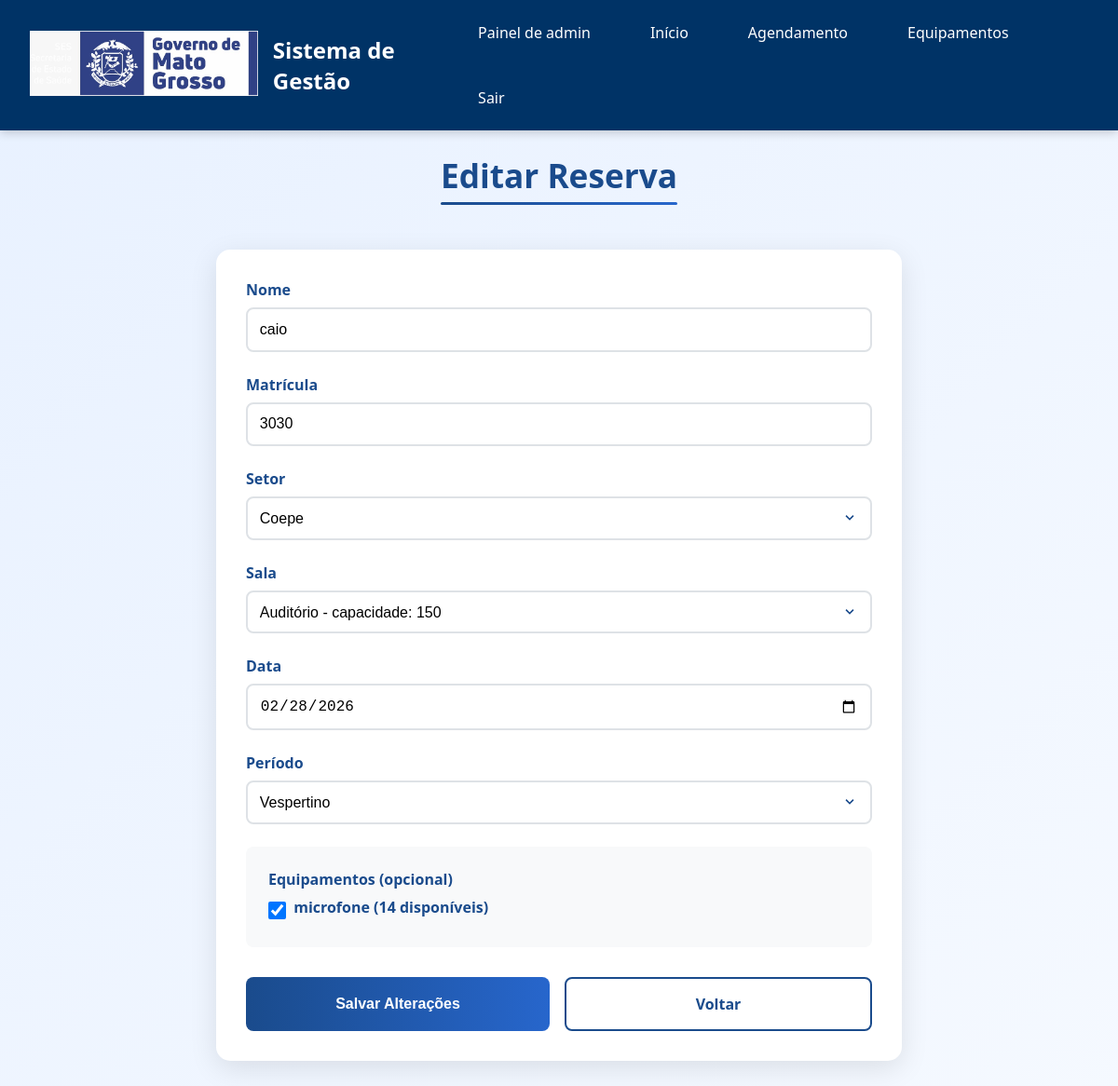
The page /editar/20 (signed in) on the database its author committed.
### tables this page shows
CREATE TABLE "Reservas" (
            id INTEGER PRIMARY KEY AUTOINCREMENT,
            nome TEXT NOT NULL,
            matricula TEXT NOT NULL,
            setor_id INTERGER NOT NULL ,
            sala_id INTEGER NOT NULL,
            data DATE NOT NULL,
            periodo TEXT NOT NULL CHECK(periodo IN ('matutino', 'vespertino', 'integral')),
            equipamentos TEXT, `user_id` INTEGER NOT NULL REFERENCES `Users`(`id`),
            FOREIGN KEY (setor_id) REFERENCES Setor(id) ON DELETE CASCADE,
            FOREIGN KEY (sala_id) REFERENCES Sala(id) ON DELETE CASCADE
        );

CREATE TABLE Equipamentos (
            id INTEGER PRIMARY KEY AUTOINCREMENT,
            nome TEXT NOT NULL,
            quantidade INTEGER NOT NULL
        );

### app.py (the view, shortened to what this page needs)
@app.route('/editar/<int:id>', methods=['GET', 'POST'])
@requer_cargo(['admin', 'cotead'])
def editar_reserva(id):
    conn = conectar()
    cursor = conn.cursor()
    cursor.execute('SELECT * FROM Reservas WHERE id = ?', (id,))
    reserva = cursor.fetchone()
    cursor.execute('SELECT * FROM Equipamentos')
    equipamentos = cursor.fetchall()
    conn.close()
    return render_template('editar_reserva.html', reserva=reserva, equipamentos=equipamentos)

### app.py (called while the page is built)
def requer_cargo(cargos_permitidos):
    def decorator(f):
        @wraps(f)
        def decorated_function(*args, **kwargs):
            if 'cargo' not in session:
                flash('Faça login para acessar esta página.', 'error')
                return redirect(url_for('login'))
            if session['cargo'] not in cargos_permitidos:
                flash('Você não tem permissão para acessar esta página.', 'error')
                return redirect(url_for('login'))
            return f(*args, **kwargs)
        return decorated_function
    return decorator

### database.py (called while the page is built)
def conectar():
    try:
        conn = sqlite3.connect(DATABASE, timeout=30.0)
        conn.execute('PRAGMA foreign_keys = ON')
        conn.execute('PRAGMA journal_mode = WAL')  # Melhor para concorrência
        conn.execute('PRAGMA synchronous = NORMAL')  # Melhor performance
        conn.execute('PRAGMA cache_size = 10000')  # Cache maior
        conn.execute('PRAGMA temp_store = MEMORY')  # Usar memória para temp
        return conn
    except Exception as e:
        print(f"Erro ao conectar com banco: {e}")
        conn = sqlite3.connect(':memory:')
        return conn

### templates/editar_reserva.html (shortened to what this page needs)
{% extends "base.html" %}
{% block content %}
    <div class="page-container" style="padding: 2rem; max-width: 800px; margin: 0 auto;">
        <div class="header">
            <h1>Editar Reserva</h1>
        </div>
        <div class="form-container">
            <form method="POST">
                <div class="form-group">
                    <label for="nome">Nome</label>
                    <input type="text" name="nome" id="nome" value="{{ reserva[1] }}" required>
                </div>
                <div class="form-group">
                    <label for="matricula">Matrícula</label>
                    <input type="number" name="matricula" id="matricula" value="{{ reserva[2] }}" required min="0">
                </div>
                <div class="form-group">
                    <label for="setor_id">Setor</label>
                    <select name="setor_id" id="setor_id" required>
                        <option value="1" {% if reserva[3] == 1 %}selected{% endif %}>Coepe</option>
                    </select>
                </div>
                <div class="form-group">
                    <label for="sala_id">Sala</label>
                    <select name="sala_id" id="sala_id" required>
                        <option value="9" {% if reserva[4] == 9 %}selected{% endif %}>Auditório - capacidade: 150</option>
                    </select>
                </div>
                <div class="form-group">
                    <label for="data">Data</label>
                    <input type="date" name="data" id="data" value="{{ reserva[5] }}" required max="31-12-9999">
                </div>
                <div class="form-group">
                    <label for="periodo">Período</label>
                    <select name="periodo" id="periodo" required>
                        <option value="vespertino" {% if reserva[6] == 'vespertino' %}selected{% endif %}>Vespertino</option>
                    </select>
                </div>
                <div class="form-group equipamentos-group">
                    <label>Equipamentos (opcional)</label>
                    <div class="checkbox-group">
                        {% set reserva_equip_list = (reserva[7] or '').split(', ') %}
                        {% for equipamento in equipamentos %}
                        <div class="checkbox-item">
                            <input type="checkbox" name="equipamentos" id="equip_{{ equipamento[0] }}" value="{{ equipamento[1] }}" {% if equipamento[1] in reserva_equip_list %}checked{% endif %}>
                            <label for="equip_{{ equipamento[0] }}">{{ equipamento[1] }} ({{ equipamento[2] }} disponíveis)</label>
                        </div>
                        {% endfor %}
                    </div>
                </div>
                <div class="button-group">
                    <button type="submit" class="btn btn-primary">Salvar Alterações</button>
                    <a href="{{ url_for('index') }}" class="btn btn-secondary">Voltar</a>
                </div>
            </form>
        </div>
    </div>
{% endblock %}

### templates/editar_reserva.html (style rules this page uses)
:root { --primary-blue: #1a4b8c; --secondary-blue: #2766cc; --light-blue: #e8f1ff; --hover-blue: #0056b3; --white: #ffffff; --gray-light: #f8f9fa; --gray-border: #dee2e6; --error-red: #dc3545; --error-light: #f8d7da; }
* { margin: 0; padding: 0; box-sizing: border-box; }
body { font-family: 'Segoe UI', Arial, sans-serif; background: linear-gradient(135deg, var(--light-blue) 0%, #f5f9ff 100%); min-height: 100vh; padding: 2rem; color: #2c3e50; }
.page-container { max-width: 800px; margin: 0 auto; }
.header { text-align: center; margin-bottom: 2rem; }
h1 { color: var(--primary-blue); font-size: 2.2rem; margin-bottom: 1rem; position: relative; display: inline-block; padding-bottom: 0.5rem; }
h1::after { content: ''; position: absolute; bottom: 0; left: 0; width: 100%; height: 3px; background: linear-gradient(to right, var(--primary-blue), var(--secondary-blue)); border-radius: 2px; }
.form-container { background: var(--white); padding: 2rem; border-radius: 15px; box-shadow: 0 8px 30px rgba(0, 0, 0, 0.1); }
.form-group { margin-bottom: 1.5rem; }
label { display: block; color: var(--primary-blue); font-weight: 600; margin-bottom: 0.5rem; font-size: 1rem; }
input[type="text"], input[type="number"], input[type="date"], select { width: 100%; padding: 0.8rem; border: 2px solid var(--gray-border); border-radius: 8px; font-size: 1rem; transition: all 0.3s ease; background-color: var(--white); }
.equipamentos-group { background: var(--gray-light); padding: 1.5rem; border-radius: 8px; margin-top: 1rem; }
.checkbox-group { display: flex; gap: 2rem; flex-wrap: wrap; margin-top: 0.5rem; }
.checkbox-item { display: flex; align-items: center; gap: 0.5rem; }
input[type="checkbox"] { width: 1.2rem; height: 1.2rem; cursor: pointer; }
.button-group { display: flex; gap: 1rem; margin-top: 2rem; }
.btn { padding: 1rem 2rem; border: none; border-radius: 8px; font-size: 1rem; font-weight: 600; cursor: pointer; transition: all 0.3s ease; text-align: center; text-decoration: none; flex: 1; }
.btn-primary { background: linear-gradient(to right, var(--primary-blue), var(--secondary-blue)); color: var(--white); }
.btn-secondary { background: var(--white); color: var(--primary-blue); border: 2px solid var(--primary-blue); }
select { appearance: none; background-repeat: no-repeat; background-position: right 1rem center; padding-right: 2.5rem; }

### rows shown on the page
Reservas: nome "caio", matricula "3030", setor_id "Coepe", sala_id "Auditório - capacidade: 150", data "02/28/2026", periodo "Vespertino"
Equipamentos: nome "☑", nome "microfone", quantidade "14"
